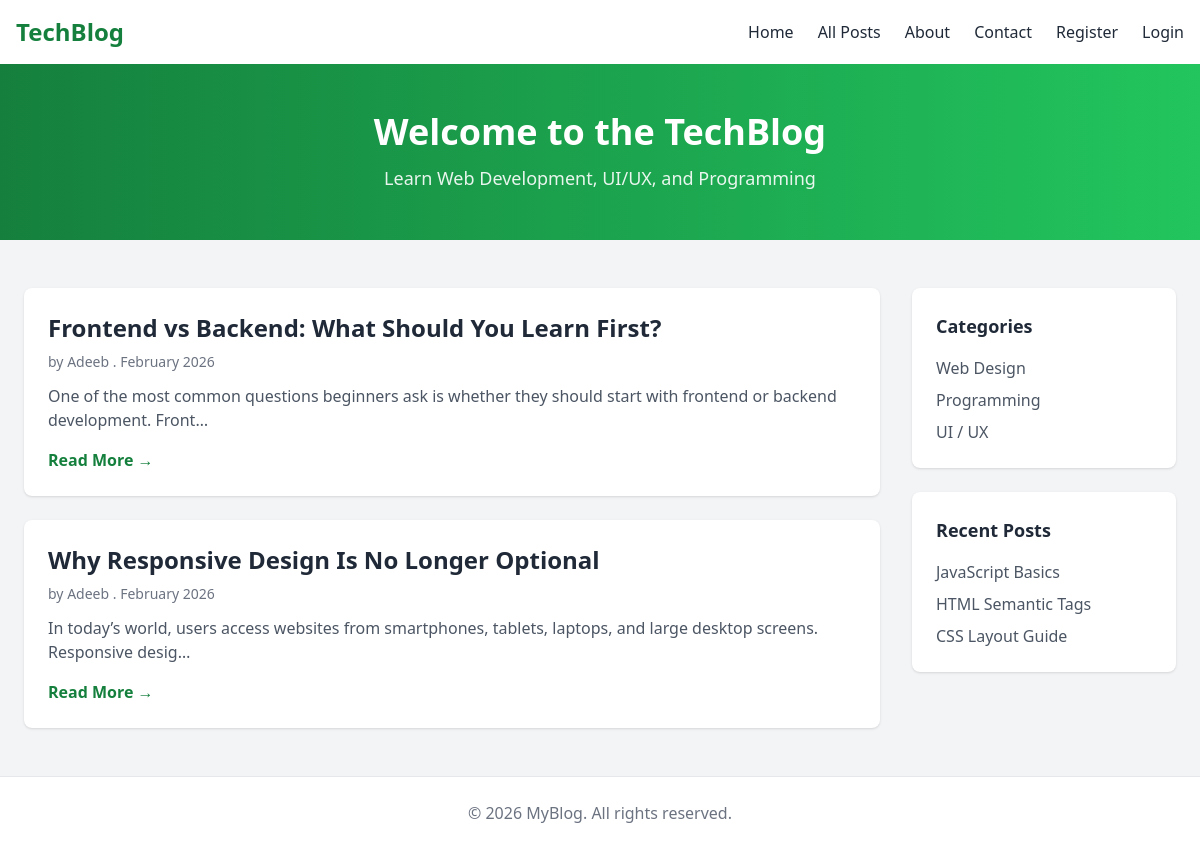
The page / on the database its author committed.
### blog/models.py (models this page shows, shortened)
class Post(models.Model):
    title = models.CharField(max_length=200)
    content = models.TextField()
    author = models.ForeignKey(User, on_delete=models.CASCADE)
    created_at = models.DateTimeField(auto_now_add=True)

### blog/views.py (the view)
# urls.py: path('', views.post_home, name='post_home'),
def post_home(request):
    posts = Post.objects.all().order_by('-created_at')[:2]
    return render(request, 'blog/post_home.html', {'posts': posts})

### blog/templates/blog/post_home.html
{% extends "base.html" %}
{% block grid %}
<div class="max-w-7xl mx-auto px-6 py-12 grid grid-cols-1 md:grid-cols-4 gap-8">
    <section class="md:col-span-3 space-y-6">
      {% if posts %}
      {% for post in posts %}
      <article class="bg-white rounded-lg shadow p-6 hover:shadow-lg transition">
        <h3 class="text-2xl font-semibold mb-2">
          {{ post.title }}
        </h3>
        <p class="text-sm text-gray-500 mb-3">
          <span class="text-sm text-gray-500 mt-2">
              by {{ post.author }} .
          </span>
          <span class="text-sm font-light text-gray-500">
              {{ post.created_at|date:"F Y" }}
          </span>
      </p>
        <p class="text-gray-600 mb-4">
          {{ post.content|striptags|truncatechars:120 }}
        </p>
        <button class="text-green-700 font-semibold hover:underline">
          <a href="{% url 'post_detail' post.pk %}" class="hover:underline">Read More →</a>
      </button>
      </article>
      {% endfor %}
    {% else %}
    <p class="text-gray-700 font-bold flex justify-center">No Posts Added Yet</p>
    {% endif %}
    </section>
    <aside class="space-y-6">
      <div class="bg-white rounded-lg shadow p-6">
        <h4 class="font-semibold text-lg mb-4">Categories</h4>
        <ul class="space-y-2 text-gray-600">
          <li class="hover:text-green-700 cursor-pointer">Web Design</li>
          <li class="hover:text-green-700 cursor-pointer">Programming</li>
          <li class="hover:text-green-700 cursor-pointer">UI / UX</li>
        </ul>
      </div>
      <div class="bg-white rounded-lg shadow p-6">
        <h4 class="font-semibold text-lg mb-4">Recent Posts</h4>
        <ul class="space-y-2 text-gray-600">
          <li class="hover:text-green-700 cursor-pointer">JavaScript Basics</li>
          <li class="hover:text-green-700 cursor-pointer">HTML Semantic Tags</li>
          <li class="hover:text-green-700 cursor-pointer">CSS Layout Guide</li>
        </ul>
      </div>
    </aside>
  </div>
{% endblock grid %}

### rows shown on the page
Post: title "Frontend vs Backend: What Should You Learn First?", author "Adeeb", created_at "February 2026", content "One of the most common questions beginners ask is whether they should start with frontend or backend development. Front…"
Post: title "Why Responsive Design Is No Longer Optional", author "Adeeb", created_at "February 2026", content "In today’s world, users access websites from smartphones, tablets, laptops, and large desktop screens. Responsive desig…"
